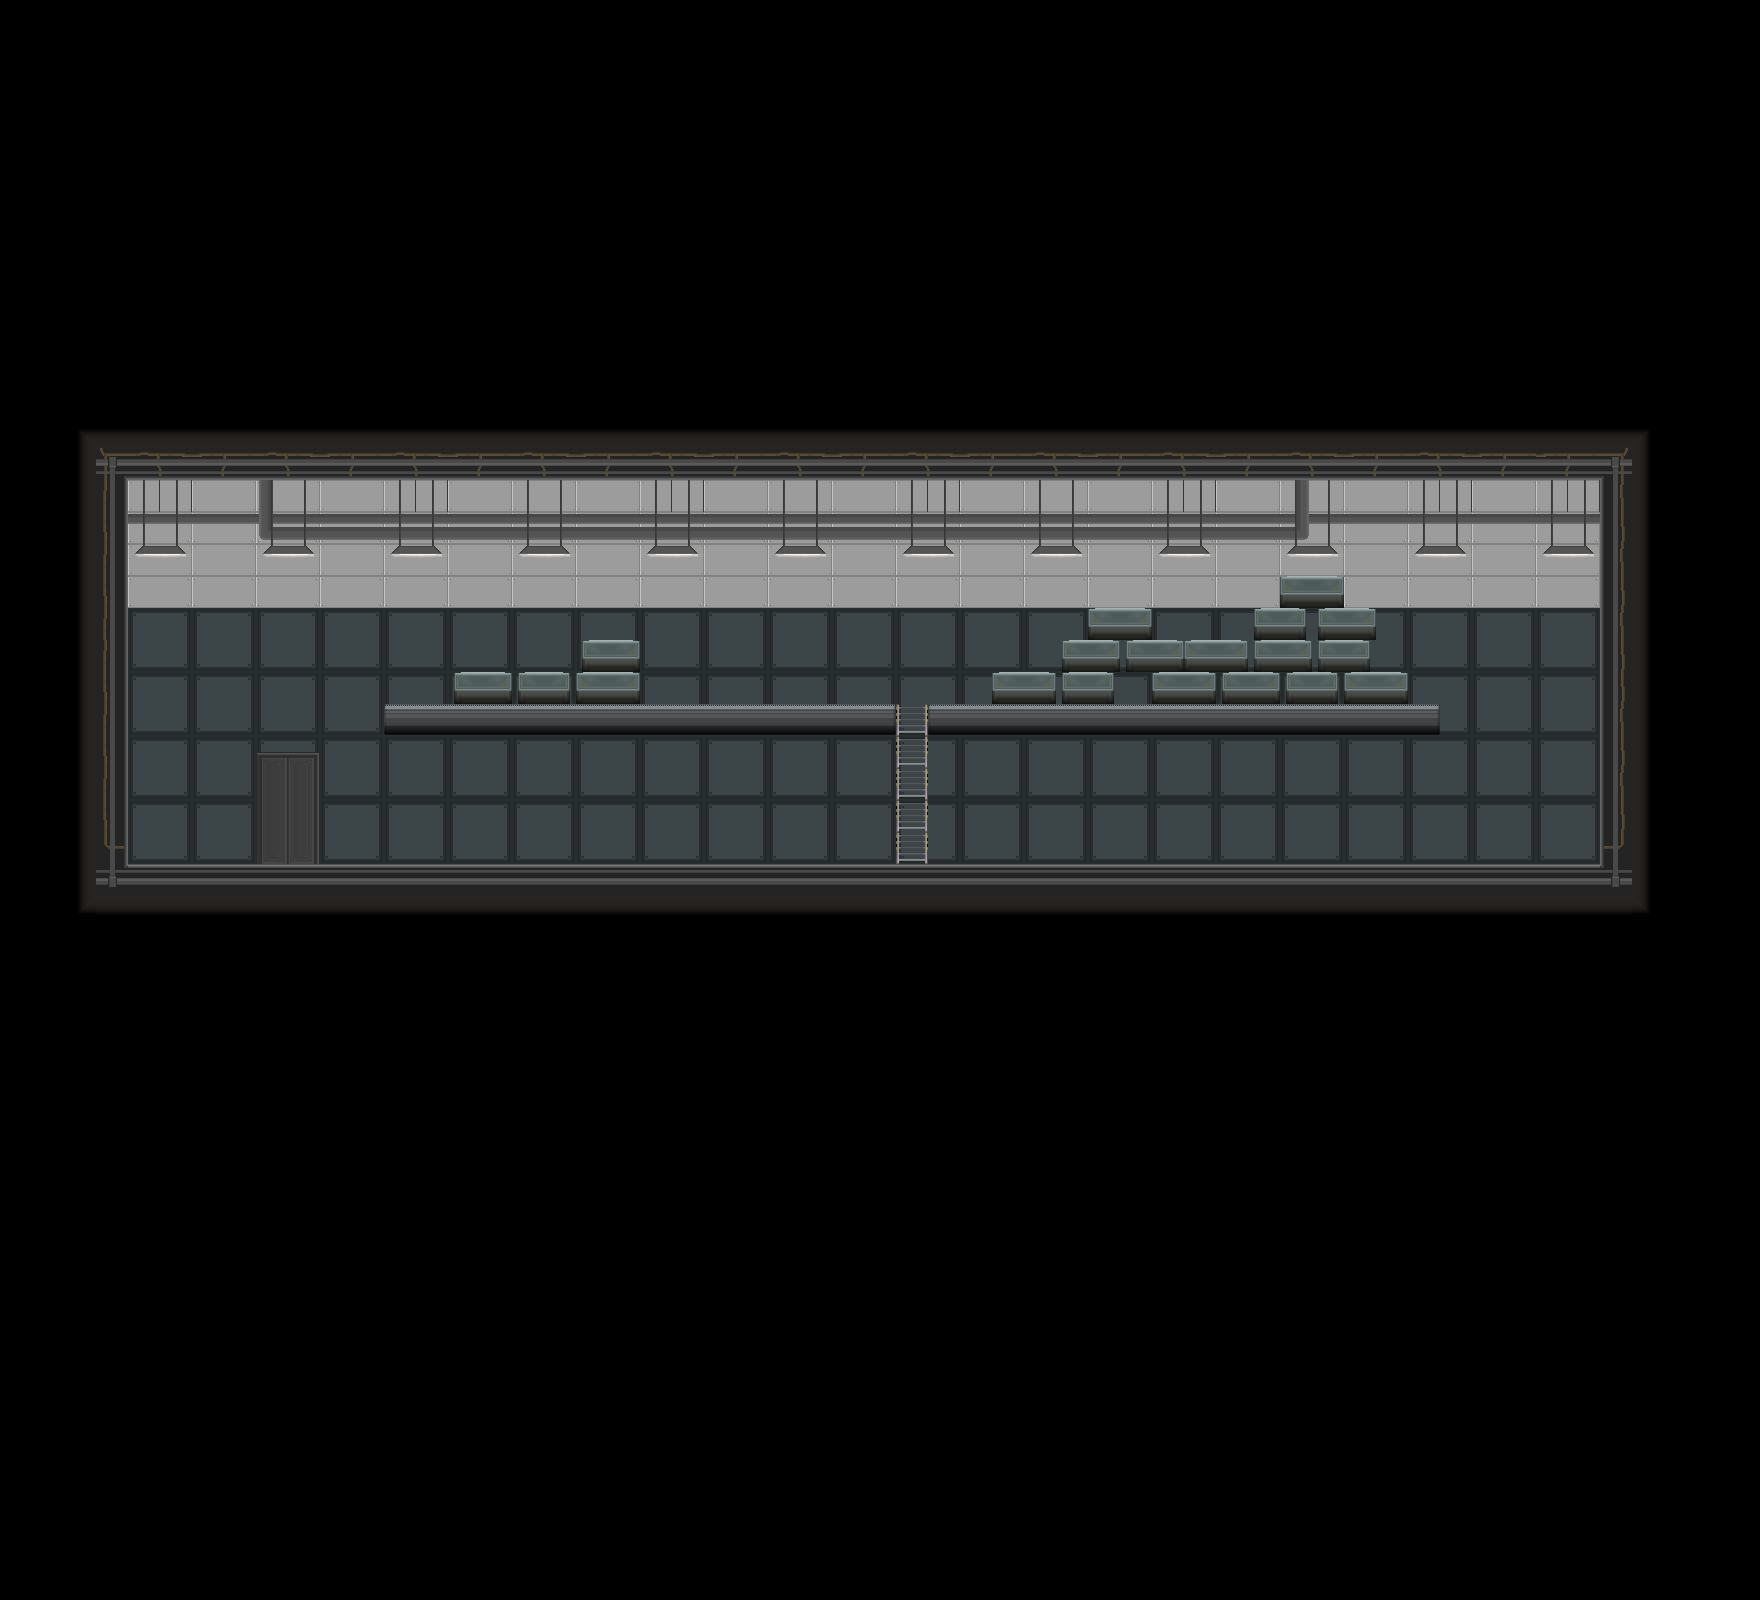

Tiled map render using the project's own tile images. Description and the map definition, with tile-layer contents summarised, below:
An orthogonal 55x50 tile map with 32x32 px tiles, 4 tile layers (Background, ColonySet, Lights, Lights2), 3 tilesets and 38 objects (18x Object, 6x Platform, 4x Terminal, 2x ObeySign, 2x StarsSign, ...).

<map version="1.0" tiledversion="1.1.5" orientation="orthogonal" renderorder="right-down" width="55" height="50" tilewidth="32" tileheight="32" infinite="0" nextobjectid="46">
 <tileset firstgid="1" source="ShipRooms.tsx" />
 <tileset firstgid="1765" source="asteroidColonyTileset.tsx" />
 <tileset firstgid="2390" source="barTileset.tsx" />
 <layer name="Background" width="55" height="50">
  <properties>
   <property name="tileset" value="ShipRoomTiles" />
  </properties>
  <data>[2750 cells, 672 non-empty, 42 distinct tile ids]</data>
 </layer>
 <layer name="ColonySet" width="55" height="50">
  <properties>
   <property name="tileset" value="asteroidColonyTileset" />
  </properties>
  <data>[2750 cells, 57 non-empty, 6 distinct tile ids]</data>
 </layer>
 <layer name="Lights" width="55" height="50">
  <properties>
   <property name="tileset" value="ShipRoomTiles" />
  </properties>
  <data>[2750 cells, 93 non-empty, 16 distinct tile ids]</data>
 </layer>
 <layer name="Lights2" width="55" height="50">
  <properties>
   <property name="tileset" value="ShipRoomTiles" />
  </properties>
  <data>[2750 cells, 392 non-empty, 15 distinct tile ids]</data>
 </layer>
 <objectgroup name="Objects">
  <object id="1" type="Platform" x="96" y="864" width="1536" height="128" />
  <object id="2" type="Platform" x="96" y="448" width="32" height="448" />
  <object id="3" type="Platform" x="384" y="704" width="512" height="32" />
  <object id="4" type="Platform" x="1600" y="448" width="32" height="448" />
  <object id="6" name="Player_Spawn1" type="Object" x="256" y="768" width="64" height="96">
   <properties>
    <property name="Action" value="DrinkingLeft" />
   </properties>
  </object>
  <object id="7" type="Planter1" gid="380" x="96" y="32" width="32" height="32" visible="0">
   <properties>
    <property name="height" type="int" value="32" />
    <property name="isOnGround" type="bool" value="true" />
    <property name="width" type="int" value="32" />
    <property name="x" type="int" value="0" />
    <property name="y" type="int" value="0" />
   </properties>
  </object>
  <object id="8" type="ObeySign" gid="470" x="96" y="32" width="32" height="32" visible="0">
   <properties>
    <property name="height" type="int" value="32" />
    <property name="isOnGround" type="bool" value="false" />
    <property name="width" type="int" value="64" />
    <property name="x" type="int" value="0" />
    <property name="y" type="int" value="0" />
   </properties>
  </object>
  <object id="9" type="ObeySign" gid="471" x="128" y="32" width="32" height="32" visible="0">
   <properties>
    <property name="height" type="int" value="32" />
    <property name="isOnGround" type="bool" value="false" />
    <property name="width" type="int" value="64" />
    <property name="x" type="int" value="1" />
    <property name="y" type="int" value="0" />
   </properties>
  </object>
  <object id="10" name="BuildArea" type="Object" x="128" y="480" width="1472" height="384" />
  <object id="11" name="BuildFloor" type="Object" x="96" y="864" width="1536" height="32" />
  <object id="12" name="Load_personalStarship2" type="Object" x="256" y="736" width="64" height="128" />
  <object id="13" type="Platform" x="96" y="448" width="1536" height="32" />
  <object id="14" type="Ladder" x="896" y="704" width="32" height="160" />
  <object id="16" type="Platform" x="928" y="704" width="512" height="32" />
  <object id="18" type="StarsSign" gid="506" x="0" y="32" width="32" height="32" visible="0">
   <properties>
    <property name="height" type="int" value="32" />
    <property name="isOnGround" type="bool" value="false" />
    <property name="width" type="int" value="64" />
    <property name="x" type="int" value="0" />
    <property name="y" type="int" value="0" />
   </properties>
  </object>
  <object id="19" type="StarsSign" gid="507" x="32" y="32" width="32" height="32" visible="0">
   <properties>
    <property name="height" type="int" value="32" />
    <property name="isOnGround" type="bool" value="false" />
    <property name="width" type="int" value="64" />
    <property name="x" type="int" value="1" />
    <property name="y" type="int" value="0" />
   </properties>
  </object>
  <object id="21" type="Crate" gid="520" x="0" y="32" width="32" height="32" visible="0">
   <properties>
    <property name="height" type="int" value="32" />
    <property name="isOnGround" type="bool" value="true" />
    <property name="width" type="int" value="64" />
    <property name="x" type="int" value="0" />
    <property name="y" type="int" value="0" />
   </properties>
  </object>
  <object id="22" type="Crate" gid="521" x="32" y="32" width="32" height="32" visible="0">
   <properties>
    <property name="height" type="int" value="32" />
    <property name="isOnGround" type="bool" value="true" />
    <property name="width" type="int" value="64" />
    <property name="x" type="int" value="1" />
    <property name="y" type="int" value="0" />
   </properties>
  </object>
  <object id="23" type="Terminal" gid="298" x="0" y="32" width="32" height="32" visible="0">
   <properties>
    <property name="height" type="int" value="64" />
    <property name="isOnGround" type="bool" value="true" />
    <property name="width" type="int" value="64" />
    <property name="x" type="int" value="0" />
    <property name="y" type="int" value="0" />
   </properties>
  </object>
  <object id="24" type="Terminal" gid="299" x="32" y="32" width="32" height="32" visible="0">
   <properties>
    <property name="height" type="int" value="64" />
    <property name="isOnGround" type="bool" value="true" />
    <property name="width" type="int" value="64" />
    <property name="x" type="int" value="1" />
    <property name="y" type="int" value="0" />
   </properties>
  </object>
  <object id="25" type="Terminal" gid="340" x="0" y="64" width="32" height="32" visible="0">
   <properties>
    <property name="height" type="int" value="64" />
    <property name="isOnGround" type="bool" value="true" />
    <property name="width" type="int" value="64" />
    <property name="x" type="int" value="0" />
    <property name="y" type="int" value="1" />
   </properties>
  </object>
  <object id="26" type="Terminal" gid="341" x="32" y="64" width="32" height="32" visible="0">
   <properties>
    <property name="height" type="int" value="64" />
    <property name="isOnGround" type="bool" value="true" />
    <property name="width" type="int" value="64" />
    <property name="x" type="int" value="1" />
    <property name="y" type="int" value="1" />
   </properties>
  </object>
  <object id="27" type="Planter2" gid="379" x="0" y="32" width="32" height="32" visible="0">
   <properties>
    <property name="height" type="int" value="32" />
    <property name="isOnGround" type="bool" value="true" />
    <property name="width" type="int" value="32" />
    <property name="x" type="int" value="0" />
    <property name="y" type="int" value="0" />
   </properties>
  </object>
  <object id="28" type="Planter3" gid="381" x="0" y="32" width="32" height="32" visible="0">
   <properties>
    <property name="height" type="int" value="32" />
    <property name="isOnGround" type="bool" value="true" />
    <property name="width" type="int" value="32" />
    <property name="x" type="int" value="0" />
    <property name="y" type="int" value="0" />
   </properties>
  </object>
  <object id="30" name="Wave_Spawn1" type="Object" x="1504" y="768" width="32" height="96" />
  <object id="31" name="Wave_Spawn2" type="Object" x="1280" y="768" width="32" height="96" />
  <object id="32" name="Wave_Spawn4" type="Object" x="1440" y="768" width="32" height="96" />
  <object id="33" name="Wave_Spawn3" type="Object" x="1472" y="768" width="32" height="96" />
  <object id="34" name="Wave_Spawn5" type="Object" x="1408" y="768" width="32" height="96" />
  </objectgroup>
</map>
<!-- 9 of 38 objects omitted -->